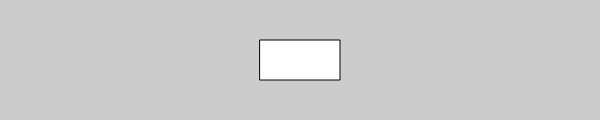
Frame 1 (no input)
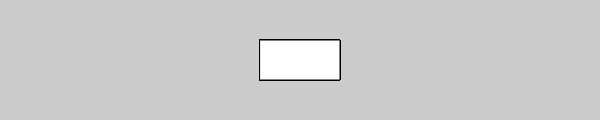
Frame 60 (no input)
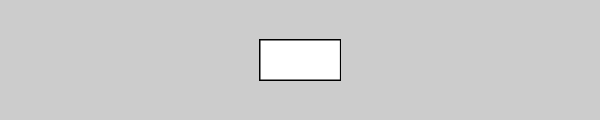
Frame 120 (the mouse pressed at the canvas centre since frame 60)

The p5.js sketch that drew these frames (run headless with seeded random() and noise() and a simulated clock; from frame 60 on, the mouse is pressed at the canvas centre):

// p5.js sketch
// ── sketch.js
function setup() {
  createCanvas(600, 120);
  background(204);
}

function draw() {
  var angle = map(mouseX, 0, width, 0, TWO_PI);
  translate(width/2, height/2);
  rotate(angle);
  rect(-40, -20, 80, 40);
}
